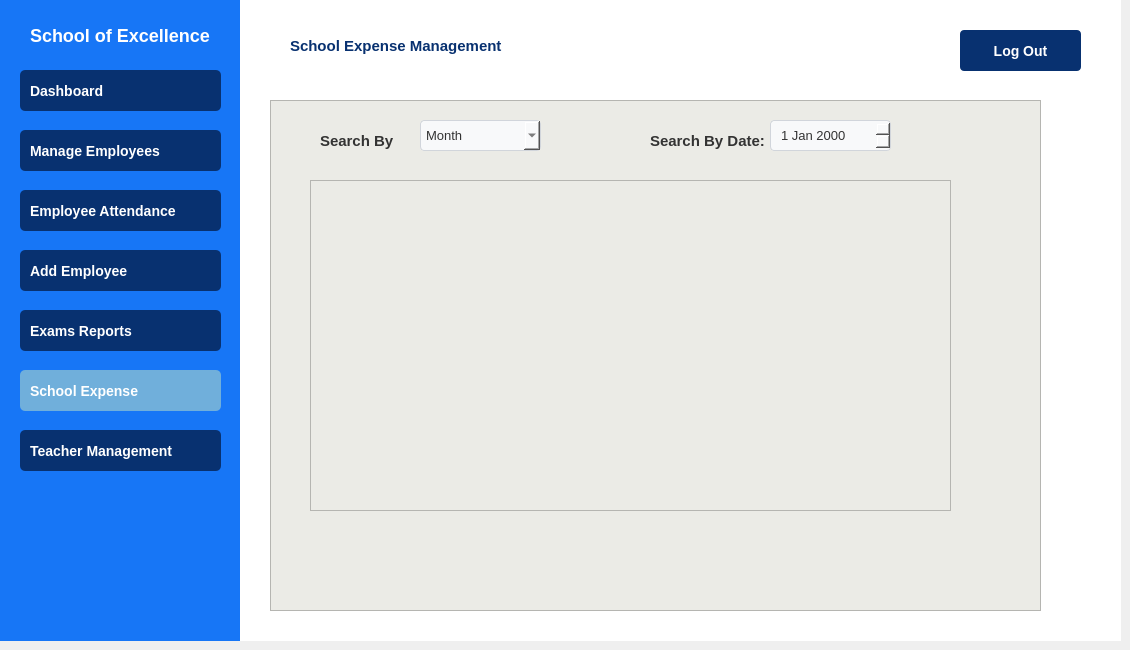
    <widget class="QWidget" name="PrincipalSchoolExpense">
     <widget class="QGroupBox" name="groupBox_31">
      <property name="geometry">
       <rect>
        <x>0</x>
        <y>0</y>
        <width>241</width>
        <height>641</height>
       </rect>
      </property>
      <property name="styleSheet">
       <string notr="true">
QGroupBox {
    background-color: rgb(23, 118, 246); 
    color: white;
    border: none;
    font-size: 16px;
    font-weight: bold;
}</string>
      </property>
      <property name="title">
       <string/>
      </property>
      <widget class="QPushButton" name="pushButton_83">
       <property name="geometry">
        <rect>
         <x>20</x>
         <y>250</y>
         <width>201</width>
         <height>41</height>
        </rect>
       </property>
       <property name="styleSheet">
        <string notr="true">QPushButton {
    background-color: rgb(8, 49, 112);
    color: white;
    border-radius: 5px;
    padding: 10px;
    font-size: 14px;
    font-weight: bold;
    text-align: left;
    padding-left: 10px;
}
QPushButton:hover 
{ 
background-color: rgb(17, 80, 180);
}</string>
       </property>
       <property name="text">
        <string>Add Employee</string>
       </property>
       <property name="icon">
        <iconset>
         <normalon>:/icons /icons/student-card.png</normalon>
        </iconset>
       </property>
       <property name="iconSize">
        <size>
         <width>30</width>
         <height>35</height>
        </size>
       </property>
      </widget>
      <widget class="QPushButton" name="pushButton_84">
       <property name="geometry">
        <rect>
         <x>20</x>
         <y>190</y>
         <width>201</width>
         <height>41</height>
        </rect>
       </property>
       <property name="styleSheet">
        <string notr="true">QPushButton {
    background-color: rgb(8, 49, 112);
    color: white;
    border-radius: 5px;
    padding: 10px;
    font-size: 14px;
    font-weight: bold;
    text-align: left;
    padding-left: 10px;
}
QPushButton:hover 
{ 
background-color: rgb(17, 80, 180);
}</string>
       </property>
       <property name="text">
        <string>Employee Attendance</string>
       </property>
       <property name="icon">
        <iconset>
         <normalon>:/icons /icons/check-mark.png</normalon>
        </iconset>
       </property>
       <property name="iconSize">
        <size>
         <width>25</width>
         <height>25</height>
        </size>
       </property>
      </widget>
      <widget class="QPushButton" name="pushButton_85">
       <property name="geometry">
        <rect>
         <x>20</x>
         <y>130</y>
         <width>201</width>
         <height>41</height>
        </rect>
       </property>
       <property name="styleSheet">
        <string notr="true">QPushButton {
    background-color: rgb(8, 49, 112);
    color: white;
    border-radius: 5px;
    padding: 10px;
    font-size: 14px;
    font-weight: bold;
    text-align: left;
    padding-left: 10px;
}
QPushButton:hover 
{ 
background-color: rgb(17, 80, 180);
}</string>
       </property>
       <property name="text">
        <string>Manage Employees</string>
       </property>
       <property name="icon">
        <iconset>
         <normalon>:/icons /icons/employee.png</normalon>
        </iconset>
       </property>
       <property name="iconSize">
        <size>
         <width>30</width>
         <height>30</height>
        </size>
       </property>
      </widget>
      <widget class="QPushButton" name="pushButton_86">
       <property name="geometry">
        <rect>
         <x>20</x>
         <y>70</y>
         <width>201</width>
         <height>41</height>
        </rect>
       </property>
       <property name="styleSheet">
        <string notr="true">QPushButton {
    background-color: rgb(8, 49, 112);
    color: white;
    border-radius: 5px;
    padding: 10px;
    font-size: 14px;
    font-weight: bold;
    text-align: left;
    padding-left: 10px;
}
QPushButton:hover 
{ 
background-color: rgb(17, 80, 180);
}

</string>
       </property>
       <property name="text">
        <string>Dashboard</string>
       </property>
       <property name="icon">
        <iconset>
         <normalon>:/icons /icons/dashboard.png</normalon>
        </iconset>
       </property>
       <property name="iconSize">
        <size>
         <width>20</width>
         <height>20</height>
        </size>
       </property>
      </widget>
      <widget class="QLabel" name="label_22">
       <property name="geometry">
        <rect>
         <x>30</x>
         <y>20</y>
         <width>181</width>
         <height>31</height>
        </rect>
       </property>
       <property name="styleSheet">
        <string notr="true">QLabel
{
color: white;
font-size: 18px;
font-weight: bold;
text-align: center;
qproperty-alignment: AlignCenter;
}</string>
       </property>
       <property name="text">
        <string>School of Excellence </string>
       </property>
      </widget>
      <widget class="QPushButton" name="pushButton_87">
       <property name="geometry">
        <rect>
         <x>20</x>
         <y>310</y>
         <width>201</width>
         <height>41</height>
        </rect>
       </property>
       <property name="styleSheet">
        <string notr="true">QPushButton {
    background-color: rgb(8, 49, 112);
    color: white;
    border-radius: 5px;
    padding: 10px;
    font-size: 14px;
    font-weight: bold;
    text-align: left;
    padding-left: 10px;
}
QPushButton:hover 
{ 
background-color: rgb(17, 80, 180);
}</string>
       </property>
       <property name="text">
        <string>Exams Reports</string>
       </property>
       <property name="icon">
        <iconset>
         <normalon>:/icons /icons/exam.png</normalon>
        </iconset>
       </property>
       <property name="iconSize">
        <size>
         <width>25</width>
         <height>25</height>
        </size>
       </property>
      </widget>
      <widget class="QPushButton" name="pushButton_88">
       <property name="geometry">
        <rect>
         <x>20</x>
         <y>370</y>
         <width>201</width>
         <height>41</height>
        </rect>
       </property>
       <property name="styleSheet">
        <string notr="true">
QPushButton {
    background-color: rgb(112, 175, 219);
    color: white;
    border-radius: 5px;
    padding: 10px;
    font-size: 14px;
    font-weight: bold;
    text-align: left;
    padding-left: 10px;
}</string>
       </property>
       <property name="text">
        <string>School Expense</string>
       </property>
       <property name="icon">
        <iconset>
         <normalon>:/icons /icons/receipt.png</normalon>
        </iconset>
       </property>
       <property name="iconSize">
        <size>
         <width>25</width>
         <height>25</height>
        </size>
       </property>
      </widget>
      <widget class="QPushButton" name="pushButton_98">
       <property name="geometry">
        <rect>
         <x>20</x>
         <y>430</y>
         <width>201</width>
         <height>41</height>
        </rect>
       </property>
       <property name="styleSheet">
        <string notr="true">QPushButton {
    background-color: rgb(8, 49, 112);
    color: white;
    border-radius: 5px;
    padding: 10px;
    font-size: 14px;
    font-weight: bold;
    text-align: left;
    padding-left: 10px;
}
QPushButton:hover 
{ 
background-color: rgb(17, 80, 180);
}</string>
       </property>
       <property name="text">
        <string>Teacher Management</string>
       </property>
       <property name="icon">
        <iconset>
         <normalon>:/icons /icons/teacher.png</normalon>
        </iconset>
       </property>
       <property name="iconSize">
        <size>
         <width>25</width>
         <height>25</height>
        </size>
       </property>
      </widget>
     </widget>
     <widget class="QGroupBox" name="groupBox_32">
      <property name="geometry">
       <rect>
        <x>240</x>
        <y>0</y>
        <width>881</width>
        <height>641</height>
       </rect>
      </property>
      <property name="styleSheet">
       <string notr="true">QGroupBox
{
background: white;
border: none;
}</string>
      </property>
      <property name="title">
       <string/>
      </property>
      <widget class="QPushButton" name="pushButton_89">
       <property name="geometry">
        <rect>
         <x>720</x>
         <y>30</y>
         <width>121</width>
         <height>41</height>
        </rect>
       </property>
       <property name="styleSheet">
        <string notr="true">QPushButton {
    background-color: rgb(8, 49, 112);
    color: white;
    border-radius: 4px;
    padding: 10px;
    font-size: 14px;
    font-weight: bold;
    text-align: center;
    padding-left: 10px;
}
QPushButton:hover 
{ 
background-color: rgb(17, 80, 180);
}</string>
       </property>
       <property name="text">
        <string>Log Out</string>
       </property>
       <property name="iconSize">
        <size>
         <width>12</width>
         <height>12</height>
        </size>
       </property>
      </widget>
      <widget class="QLabel" name="label_136">
       <property name="geometry">
        <rect>
         <x>50</x>
         <y>30</y>
         <width>231</width>
         <height>31</height>
        </rect>
       </property>
       <property name="styleSheet">
        <string notr="true">QLabel
{
color: rgb(8, 49, 112);
font-size: 15px;
font-weight: bold;
text-align: center;
qproperty-alignment: AlignCenter;
}</string>
       </property>
       <property name="text">
        <string>School Expense Management</string>
       </property>
      </widget>
      <widget class="QFrame" name="frame_21">
       <property name="geometry">
        <rect>
         <x>30</x>
         <y>100</y>
         <width>771</width>
         <height>511</height>
        </rect>
       </property>
       <property name="styleSheet">
        <string notr="true">QFrame 
{
background-color: rgb(235, 235, 230);

}</string>
       </property>
       <property name="frameShape">
        <enum>QFrame::Shape::StyledPanel</enum>
       </property>
       <property name="frameShadow">
        <enum>QFrame::Shadow::Raised</enum>
       </property>
       <widget class="QTableView" name="tableView_18">
        <property name="geometry">
         <rect>
          <x>40</x>
          <y>80</y>
          <width>641</width>
          <height>331</height>
         </rect>
        </property>
       </widget>
       <widget class="QLabel" name="label_23">
        <property name="geometry">
         <rect>
          <x>50</x>
          <y>30</y>
          <width>121</width>
          <height>21</height>
         </rect>
        </property>
        <property name="styleSheet">
         <string notr="true">QLabel {
    color: #333333;
    font-family: 'Segoe UI', Arial, sans-serif;
    font-size: 15px;
    font-weight: 500;
}</string>
        </property>
        <property name="text">
         <string>Search By</string>
        </property>
       </widget>
       <widget class="QComboBox" name="comboBox_2">
        <property name="geometry">
         <rect>
          <x>150</x>
          <y>20</y>
          <width>121</width>
          <height>31</height>
         </rect>
        </property>
        <property name="styleSheet">
         <string notr="true">QComboBox {
    background-color: #f8f9fa;
    border: 1px solid #d1d5db;
    border-radius: 4px;
    padding: 5px;
    min-width: 100px;
    color: #333333;
font-size: 13px;
}</string>
        </property>
        <item>
         <property name="text">
          <string>Month</string>
         </property>
        </item>
        <item>
         <property name="text">
          <string>January</string>
         </property>
        </item>
        <item>
         <property name="text">
          <string>February</string>
         </property>
        </item>
        <item>
         <property name="text">
          <string>March</string>
         </property>
        </item>
        <item>
         <property name="text">
          <string>April</string>
         </property>
        </item>
        <item>
         <property name="text">
          <string>May</string>
         </property>
        </item>
        <item>
         <property name="text">
          <string>June</string>
         </property>
        </item>
        <item>
         <property name="text">
          <string>July</string>
         </property>
        </item>
        <item>
         <property name="text">
          <string>August</string>
         </property>
        </item>
        <item>
         <property name="text">
          <string>Septermber</string>
         </property>
        </item>
        <item>
         <property name="text">
          <string>October</string>
         </property>
        </item>
        <item>
         <property name="text">
          <string>November</string>
         </property>
        </item>
        <item>
         <property name="text">
          <string>December</string>
         </property>
        </item>
       </widget>
       <widget class="QLabel" name="label_24">
        <property name="geometry">
         <rect>
          <x>380</x>
          <y>30</y>
          <width>121</width>
          <height>21</height>
         </rect>
        </property>
        <property name="styleSheet">
         <string notr="true">QLabel {
    color: #333333;
    font-family: 'Segoe UI', Arial, sans-serif;
    font-size: 15px;
    font-weight: 500;
}</string>
        </property>
        <property name="text">
         <string>Search By Date:</string>
        </property>
       </widget>
       <widget class="QDateEdit" name="dateEdit_10">
        <property name="geometry">
         <rect>
          <x>500</x>
          <y>20</y>
          <width>121</width>
          <height>31</height>
         </rect>
        </property>
        <property name="styleSheet">
         <string notr="true">QDateEdit {
    background-color: #f8f9fa;
    border: 1px solid #d1d5db;
    border-radius: 4px;
    padding: 5px 8px;
    min-width: 80px;
    color: #333333;
    selection-background-color: #3b82f6;
	font-size: 13px;

}</string>
        </property>
       </widget>
      </widget>
     </widget>
    </widget>
